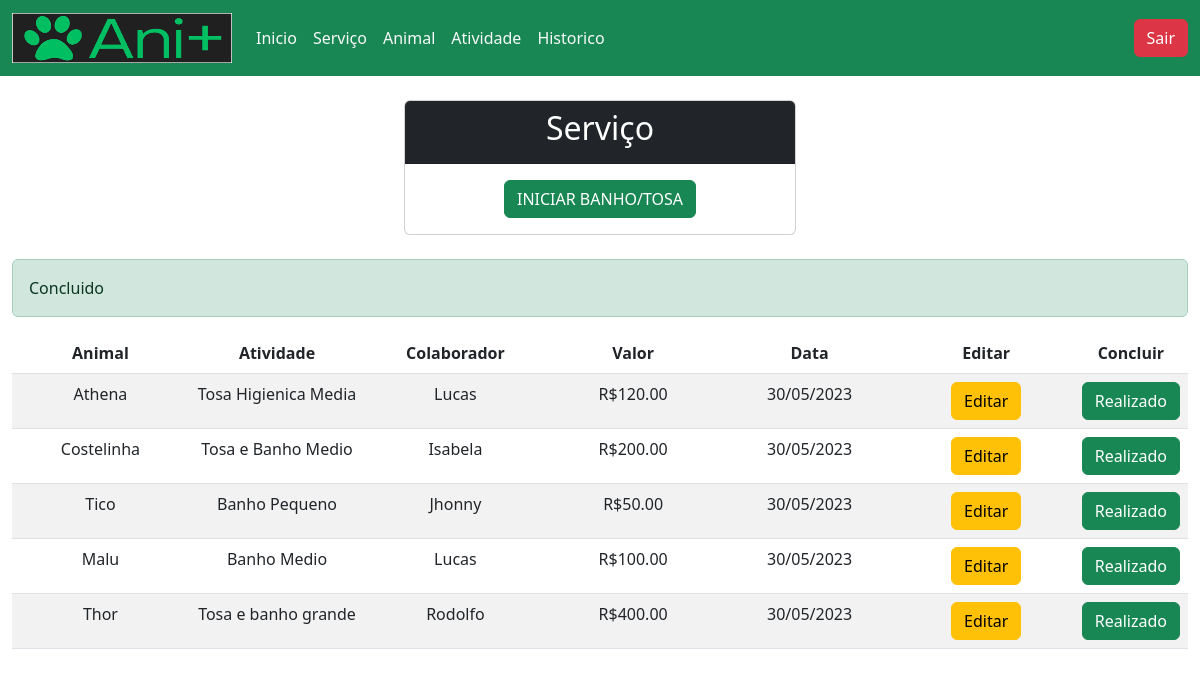
Page /servico/tabServico.php?sucesso=Concluido (signed in) on the committed database.
### tables this page shows
CREATE TABLE `animal` (
  `IdAnimal` int(11) NOT NULL,
  `NomeAnimal` varchar(50) NOT NULL,
  `NomeDono` varchar(80) NOT NULL,
  `Telefone` varchar(20) NOT NULL,
  `Raca` varchar(30) NOT NULL,
  `Tamanho` varchar(20) NOT NULL,
  `Cor` varchar(20) NOT NULL,
  `Observacao` varchar(80) NOT NULL
);

CREATE TABLE `atividade` (
  `IdAtividade` int(11) NOT NULL,
  `NomeAtividade` varchar(30) NOT NULL,
  `Valor` decimal(15,2) NOT NULL
);

CREATE TABLE `fazer` (
  `IdFazer` int(11) NOT NULL,
  `IdAnimal` int(11) NOT NULL,
  `IdAtividade` int(11) NOT NULL,
  `Colaborador` varchar(80) NOT NULL,
  `Valor` decimal(10,2) NOT NULL,
  `DataAtividade` varchar(30) NOT NULL,
  `Horario` varchar(15) DEFAULT NULL,
  `Realizado` tinyint(1) NOT NULL
);

### servico/tabServico.php (the view, shortened to what this page needs)
<?php
	include "../ucabecalho/uCabecalho.php";
	include "../conexao/conexao.php";
	$query = "select IdFazer ,IdAnimal,IdAtividade,Colaborador,Valor,DataAtividade,Horario,Realizado from fazer order by DataAtividade asc";
	$resultado = mysqli_query($conexao, $query);
	?>
	<div class="card mt-4 mb-4 mx-auto col-4 text-center">
		<div class="card-header bg-dark text-white"><h2>Serviço</h2></div>
		<div class="card-body">
			<div class="row">
				<div>
					<a href="./formCadServico.php" class="btn btn-success">INICIAR BANHO/TOSA</a>
				</div>
			</div>
		</div>
	</div>
	<?php
	if (isset($_GET["sucesso"]) && !empty($_GET["sucesso"])) {
	?>
	    <div class="alert alert-success">
	        <?php echo $_GET['sucesso'] ?>
	    </div>
	<?php
	}
	?>
	<table class="table table-hover table-striped">
		<thead class="text-center">
			<tr>
				<th>Animal</th>
				<th>Atividade</th>
				<th>Colaborador</th>
				<th>Valor</th>
				<th>Data</th>
				<th>Editar</th>
				<th>Concluir</th>
			</tr>
		</thead>
		<tbody class="text-center">
			<?php
			while ($linha = mysqli_fetch_array($resultado)) {
				if($linha["Realizado"]==0){
			?>
				<tr>
					<td class="col-2">
						<?php
							$qa = "Select IdAnimal,NomeAnimal from animal";
							$ra = mysqli_query($conexao, $qa);
							while($la = mysqli_fetch_array($ra)){
								if($linha['IdAnimal']==$la['IdAnimal']) echo $la['NomeAnimal'];
							}
						?>
					</td>
					<td class="col-2">
						<?php
						$qat = "Select IdAtividade, NomeAtividade from atividade";
						$rat = mysqli_query($conexao, $qat);
						while($lat = mysqli_fetch_array($rat)){
							if($linha['IdAtividade']==$lat['IdAtividade']) echo $lat['NomeAtividade'];
						}
						?>
					</td>
					<td class="col-2"><?php echo $linha["Colaborador"]; ?></td>
					<td class="col-2">R$<?php echo $linha["Valor"]; ?></td>
					<td class="col-2"><?php echo $linha["DataAtividade"]; ?></td>
					<td class="col-2"><a class="btn btn-warning" href="./editServico.php?id=<?php echo $linha["IdFazer"];?>">Editar</a></td>
					<td class="col-2">
						<a class="btn btn-success" href="./concluirSvc.php?id=<?php echo $linha["IdFazer"];?>">Realizado</a>
					</td>
				</tr>
			<?php
			}}
			?>
		</tbody>
	</table>
<?php
 include "../urodape/uRodape.php";
 ?>

### rows in the picture
fazer: Colaborador "Lucas", Valor "120.00", DataAtividade "30/05/2023"
animal: NomeAnimal "Athena"
atividade: NomeAtividade "Tosa Higienica Media"
fazer: Colaborador "Isabela", Valor "200.00", DataAtividade "30/05/2023"
animal: NomeAnimal "Costelinha"
atividade: NomeAtividade "Tosa e Banho Medio"
fazer: Colaborador "Jhonny", Valor "50.00", DataAtividade "30/05/2023"
animal: NomeAnimal "Tico"
atividade: NomeAtividade "Banho Pequeno"
fazer: Colaborador "Lucas", Valor "100.00", DataAtividade "30/05/2023"
animal: NomeAnimal "Malu"
atividade: NomeAtividade "Banho Medio"
fazer: Colaborador "Rodolfo", Valor "400.00", DataAtividade "30/05/2023"
animal: NomeAnimal "Thor"
atividade: NomeAtividade "Tosa e banho grande"

### other values in the picture
$_GET['sucesso'] "Concluido"
